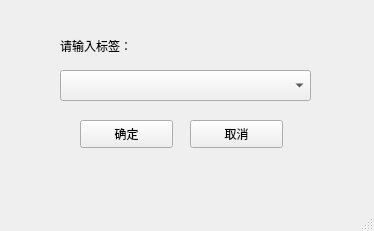
<?xml version="1.0" encoding="UTF-8"?>
<ui version="4.0">
 <class>MainWindow</class>
 <widget class="QMainWindow" name="MainWindow">
  <property name="geometry">
   <rect>
    <x>0</x>
    <y>0</y>
    <width>374</width>
    <height>231</height>
   </rect>
  </property>
  <property name="windowTitle">
   <string>LabelQuick</string>
  </property>
  <widget class="QWidget" name="centralwidget">
   <widget class="QComboBox" name="comboBox">
    <property name="geometry">
     <rect>
      <x>60</x>
      <y>70</y>
      <width>251</width>
      <height>31</height>
     </rect>
    </property>
   </widget>
   <widget class="QPushButton" name="pushButton">
    <property name="geometry">
     <rect>
      <x>80</x>
      <y>120</y>
      <width>93</width>
      <height>28</height>
     </rect>
    </property>
    <property name="text">
     <string>确定</string>
    </property>
   </widget>
   <widget class="QPushButton" name="pushButton_2">
    <property name="geometry">
     <rect>
      <x>190</x>
      <y>120</y>
      <width>93</width>
      <height>28</height>
     </rect>
    </property>
    <property name="text">
     <string>取消</string>
    </property>
   </widget>
   <widget class="QLabel" name="label">
    <property name="geometry">
     <rect>
      <x>60</x>
      <y>30</y>
      <width>91</width>
      <height>31</height>
     </rect>
    </property>
    <property name="text">
     <string>请输入标签：</string>
    </property>
   </widget>
  </widget>
  <widget class="QMenuBar" name="menubar">
   <property name="geometry">
    <rect>
     <x>0</x>
     <y>0</y>
     <width>374</width>
     <height>26</height>
    </rect>
   </property>
  </widget>
  <widget class="QStatusBar" name="statusbar"/>
 </widget>
 <resources/>
 <connections/>
</ui>
